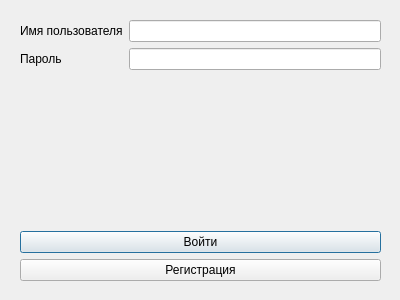
<?xml version="1.0" encoding="UTF-8"?>
<ui version="4.0">
 <class>LoginDialog</class>
 <widget class="QDialog" name="LoginDialog">
  <property name="geometry">
   <rect>
    <x>0</x>
    <y>0</y>
    <width>400</width>
    <height>300</height>
   </rect>
  </property>
  <property name="minimumSize">
   <size>
    <width>400</width>
    <height>300</height>
   </size>
  </property>
  <property name="maximumSize">
   <size>
    <width>400</width>
    <height>300</height>
   </size>
  </property>
  <property name="windowTitle">
   <string>Вход</string>
  </property>
  <widget class="QWidget" name="verticalLayoutWidget">
   <property name="geometry">
    <rect>
     <x>20</x>
     <y>20</y>
     <width>361</width>
     <height>261</height>
    </rect>
   </property>
   <layout class="QVBoxLayout" name="verticalLayout">
    <item>
     <layout class="QFormLayout" name="formLayout">
      <item row="0" column="0">
       <widget class="QLabel" name="labelUsername">
        <property name="text">
         <string>Имя пользователя</string>
        </property>
       </widget>
      </item>
      <item row="0" column="1">
       <widget class="QLineEdit" name="lineEditUsername"/>
      </item>
      <item row="1" column="0">
       <widget class="QLabel" name="labelPassword">
        <property name="text">
         <string>Пароль</string>
        </property>
       </widget>
      </item>
      <item row="1" column="1">
       <widget class="QLineEdit" name="lineEditPassword">
        <property name="echoMode">
         <enum>QLineEdit::Password</enum>
        </property>
       </widget>
      </item>
     </layout>
    </item>
    <item>
     <widget class="QPushButton" name="pushButtonSignIn">
      <property name="text">
       <string>Войти</string>
      </property>
     </widget>
    </item>
    <item>
     <widget class="QPushButton" name="pushButtonSignUp">
      <property name="text">
       <string>Регистрация</string>
      </property>
     </widget>
    </item>
   </layout>
  </widget>
 </widget>
 <resources/>
 <connections/>
</ui>
